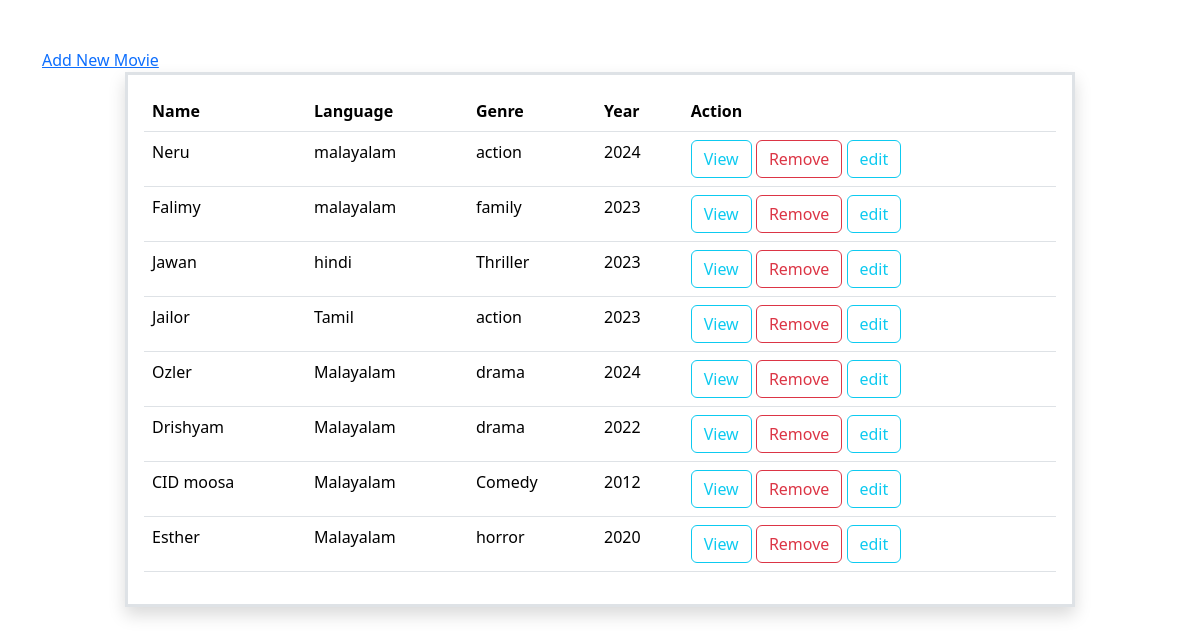
/movies/all/, run on the app's committed database.
### myapp/models.py (models this page shows, shortened)
class Movie(models.Model):
    name=models.CharField(max_length=200, unique=True)
    language=models.CharField(max_length=200)
    run_time=models.PositiveIntegerField()
    genre=models.CharField(max_length=200)
    director=models.CharField(max_length=200)
    year=models.PositiveIntegerField()
    actors=models.CharField(max_length=200)

### myapp/views.py (the view)
# urls.py: path("movies/all/",views.MovieListView.as_view(),name="movie-list"),
class MovieListView(View):
    def get(self,request,*args,**kwargs):
        qs=Movie.objects.all()
        return render(request,"movie_list.html",{"data":qs})

### myapp/templates/movie_list.html (shortened to what this page needs)
<!DOCTYPE html>
<html lang="en">
<head>
    <link href="https://cdn.jsdelivr.net/npm/bootstrap@5.3.2/dist/css/bootstrap.min.css" rel="stylesheet">
</head>
<body>
   <div class="container mt-5">
    <div class="row">
        <a href="{%url 'movie-add' %}">Add New Movie</a>
    </div>
    <div class="row">
        <div class="col-1"></div>
        <div class="col-10 p-3 border border-3 shadow">
            <table class="table striped">
                <tr>
                    <th>Name</th>
                    <th>Language</th>
                    <th>Genre</th>
                    <th>Year</th>
                    <th>Action</th>
                </tr>
                {%for m in data%}
                    <tr>
                        <td>{{m.name}}</td>
                        <td>{{m.language}}</td>
                        <td>{{m.genre}}</td>
                        <td>{{m.year}}</td>
                        <td>
                            <a href="{%url 'movie-detail' m.id %}" class="btn btn-outline-info">View</a>
                            <a href="{%url 'movie-delete' m.id %}" class="btn btn-outline-danger">Remove</a>
                            <a href="{%url 'movie-edit' m.id%}" class="btn btn-outline-info">edit</a>
                        </td>
                    </tr>
                {%endfor%}
            </table>
        </div>
        <div class="col-1"></div>
    </div>
   </div>
</body>
</html>

### data on the page
Movie: name "Neru", language "malayalam", genre "action", year "2024"
Movie: name "Falimy", language "malayalam", genre "family", year "2023"
Movie: name "Jawan", language "hindi", genre "Thriller", year "2023"
Movie: name "Jailor", language "Tamil", genre "action", year "2023"
Movie: name "Ozler", language "Malayalam", genre "drama", year "2024"
Movie: name "Drishyam", language "Malayalam", genre "drama", year "2022"
Movie: name "CID moosa", language "Malayalam", genre "Comedy", year "2012"
Movie: name "Esther", language "Malayalam", genre "horror", year "2020"
